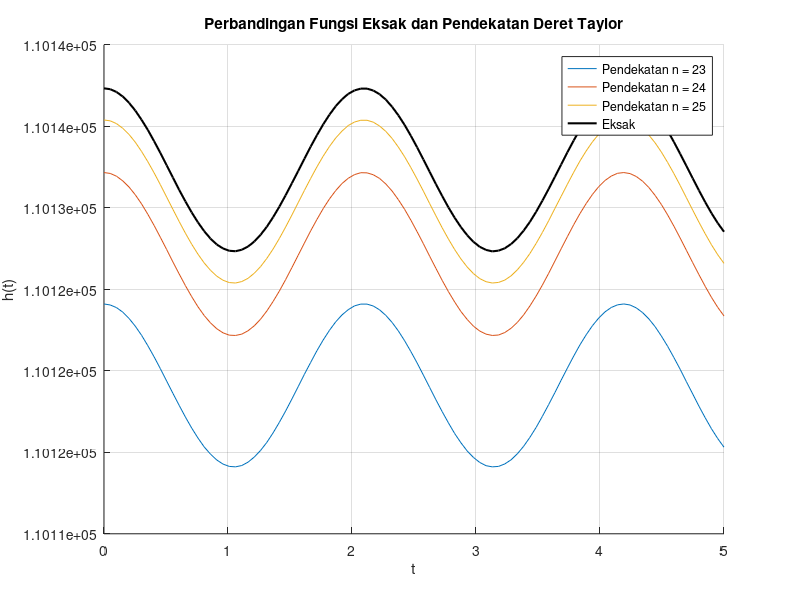

MATLAB code for this plot:
% Noer Afdila_L0325033
clc; clear; close all;

% Parameter
h0 = 5;
v = 36;
lambda = 12;
x = 10;
t = linspace(0,5,100);

% Nilai eksak
hexact = h0 * (cos(t*v/lambda) + exp(x));

% Nilai pendekatan dengan deret Taylor
n_values = [23 24 25];
galat = zeros(1, length(n_values));

figure;
hold on;

for j = 1:length(n_values)
    n = n_values(j);
    cos_approx = zeros(size(t));
    exp_approx = 0;

    % Deret Taylor cos(x)
    for k = 0:n
        cos_approx = cos_approx + ((-1)^k) .* (t*v/lambda).^(2*k) ./ factorial(2*k);
    end

    % Deret Taylor e^x
    for k = 0:n
        exp_approx = exp_approx + (x^k) / factorial(k);
    end

    % Hitung fungsi hampiran h
    h_approx = h0 .* (cos_approx + exp_approx);

    % Hitung galat mutlak rata-rata
    galat(j) = mean(abs(hexact - h_approx));

    % Plot hasil
    plot(t, h_approx, 'DisplayName', ['Pendekatan n = ', num2str(n)]);
end

% Plot fungsi eksak
plot(t, hexact, 'k', 'LineWidth', 1.5, 'DisplayName', 'Eksak');
xlabel('t');
ylabel('h(t)');
title('Perbandingan Fungsi Eksak dan Pendekatan Deret Taylor');
legend show;
grid on;

% Tampilkan hasil galat
disp('Rerata galat mutlak untuk tiap n:');
for j = 1:length(n_values)
    fprintf('n = %d -> Galat rata-rata = %.6e\n', n_values(j), galat(j));
end
